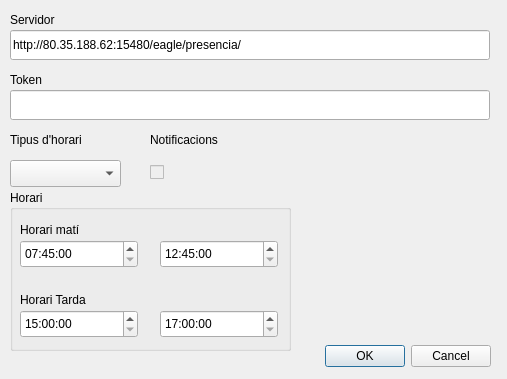
<?xml version="1.0" encoding="UTF-8"?>
<ui version="4.0">
 <class>Dialog</class>
 <widget class="QDialog" name="Dialog">
  <property name="geometry">
   <rect>
    <x>0</x>
    <y>0</y>
    <width>507</width>
    <height>379</height>
   </rect>
  </property>
  <property name="windowTitle">
   <string>Paràmetres d'usuari</string>
  </property>
  <property name="windowIcon">
   <iconset>
    <normaloff>../img/microblau_dialer.ico</normaloff>../img/microblau_dialer.ico</iconset>
  </property>
  <widget class="QDialogButtonBox" name="buttonBox">
   <property name="geometry">
    <rect>
     <x>320</x>
     <y>340</y>
     <width>171</width>
     <height>32</height>
    </rect>
   </property>
   <property name="orientation">
    <enum>Qt::Horizontal</enum>
   </property>
   <property name="standardButtons">
    <set>QDialogButtonBox::Cancel|QDialogButtonBox::Ok</set>
   </property>
  </widget>
  <widget class="QLabel" name="srvLabel">
   <property name="geometry">
    <rect>
     <x>10</x>
     <y>10</y>
     <width>80</width>
     <height>20</height>
    </rect>
   </property>
   <property name="text">
    <string>Servidor</string>
   </property>
  </widget>
  <widget class="QLabel" name="userLabel">
   <property name="geometry">
    <rect>
     <x>10</x>
     <y>70</y>
     <width>80</width>
     <height>20</height>
    </rect>
   </property>
   <property name="text">
    <string>Token</string>
   </property>
  </widget>
  <widget class="QLabel" name="pwdLabel">
   <property name="geometry">
    <rect>
     <x>10</x>
     <y>130</y>
     <width>91</width>
     <height>19</height>
    </rect>
   </property>
   <property name="text">
    <string>Tipus d'horari</string>
   </property>
  </widget>
  <widget class="QLabel" name="extLabel">
   <property name="geometry">
    <rect>
     <x>150</x>
     <y>130</y>
     <width>91</width>
     <height>19</height>
    </rect>
   </property>
   <property name="text">
    <string>Notificacions</string>
   </property>
  </widget>
  <widget class="QLineEdit" name="urlInput">
   <property name="geometry">
    <rect>
     <x>10</x>
     <y>30</y>
     <width>480</width>
     <height>30</height>
    </rect>
   </property>
   <property name="toolTip">
    <string>Adreça completa del servidor de fitxatge</string>
   </property>
   <property name="text">
    <string>http://80.35.188.62:15480/eagle/presencia/</string>
   </property>
   <property name="placeholderText">
    <string>http://URLSERVIDOR</string>
   </property>
  </widget>
  <widget class="QLineEdit" name="tokenInput">
   <property name="geometry">
    <rect>
     <x>10</x>
     <y>90</y>
     <width>480</width>
     <height>30</height>
    </rect>
   </property>
   <property name="inputMethodHints">
    <set>Qt::ImhDigitsOnly</set>
   </property>
   <property name="text">
    <string/>
   </property>
   <property name="frame">
    <bool>true</bool>
   </property>
  </widget>
  <widget class="QComboBox" name="timeType">
   <property name="enabled">
    <bool>true</bool>
   </property>
   <property name="geometry">
    <rect>
     <x>10</x>
     <y>160</y>
     <width>111</width>
     <height>27</height>
    </rect>
   </property>
  </widget>
  <widget class="QGroupBox" name="groupBox">
   <property name="geometry">
    <rect>
     <x>10</x>
     <y>190</y>
     <width>281</width>
     <height>161</height>
    </rect>
   </property>
   <property name="title">
    <string>Horari</string>
   </property>
   <widget class="QTimeEdit" name="inMorningTime">
    <property name="enabled">
     <bool>true</bool>
    </property>
    <property name="geometry">
     <rect>
      <x>10</x>
      <y>50</y>
      <width>118</width>
      <height>28</height>
     </rect>
    </property>
    <property name="maximumTime">
     <time>
      <hour>10</hour>
      <minute>15</minute>
      <second>0</second>
     </time>
    </property>
    <property name="minimumTime">
     <time>
      <hour>7</hour>
      <minute>45</minute>
      <second>0</second>
     </time>
    </property>
   </widget>
   <widget class="QTimeEdit" name="outMorningTime">
    <property name="enabled">
     <bool>true</bool>
    </property>
    <property name="geometry">
     <rect>
      <x>150</x>
      <y>50</y>
      <width>118</width>
      <height>28</height>
     </rect>
    </property>
    <property name="maximumTime">
     <time>
      <hour>14</hour>
      <minute>45</minute>
      <second>0</second>
     </time>
    </property>
    <property name="minimumTime">
     <time>
      <hour>12</hour>
      <minute>45</minute>
      <second>0</second>
     </time>
    </property>
   </widget>
   <widget class="QLabel" name="label">
    <property name="geometry">
     <rect>
      <x>10</x>
      <y>30</y>
      <width>81</width>
      <height>19</height>
     </rect>
    </property>
    <property name="text">
     <string>Horari matí</string>
    </property>
   </widget>
   <widget class="QTimeEdit" name="outAfternoonTime">
    <property name="enabled">
     <bool>true</bool>
    </property>
    <property name="geometry">
     <rect>
      <x>150</x>
      <y>120</y>
      <width>118</width>
      <height>28</height>
     </rect>
    </property>
    <property name="maximumTime">
     <time>
      <hour>20</hour>
      <minute>0</minute>
      <second>0</second>
     </time>
    </property>
    <property name="minimumTime">
     <time>
      <hour>17</hour>
      <minute>0</minute>
      <second>0</second>
     </time>
    </property>
   </widget>
   <widget class="QLabel" name="label_2">
    <property name="geometry">
     <rect>
      <x>10</x>
      <y>100</y>
      <width>91</width>
      <height>19</height>
     </rect>
    </property>
    <property name="text">
     <string>Horari Tarda</string>
    </property>
   </widget>
   <widget class="QTimeEdit" name="inAfternoonTime">
    <property name="enabled">
     <bool>true</bool>
    </property>
    <property name="geometry">
     <rect>
      <x>10</x>
      <y>120</y>
      <width>118</width>
      <height>28</height>
     </rect>
    </property>
    <property name="maximumTime">
     <time>
      <hour>16</hour>
      <minute>0</minute>
      <second>0</second>
     </time>
    </property>
    <property name="minimumTime">
     <time>
      <hour>15</hour>
      <minute>0</minute>
      <second>0</second>
     </time>
    </property>
    <property name="calendarPopup">
     <bool>true</bool>
    </property>
   </widget>
  </widget>
  <widget class="QCheckBox" name="checkBox">
   <property name="enabled">
    <bool>false</bool>
   </property>
   <property name="geometry">
    <rect>
     <x>150</x>
     <y>160</y>
     <width>21</width>
     <height>25</height>
    </rect>
   </property>
   <property name="text">
    <string/>
   </property>
  </widget>
 </widget>
 <resources/>
 <connections>
  <connection>
   <sender>buttonBox</sender>
   <signal>accepted()</signal>
   <receiver>Dialog</receiver>
   <slot>accept()</slot>
   <hints>
    <hint type="sourcelabel">
     <x>248</x>
     <y>254</y>
    </hint>
    <hint type="destinationlabel">
     <x>157</x>
     <y>274</y>
    </hint>
   </hints>
  </connection>
  <connection>
   <sender>buttonBox</sender>
   <signal>rejected()</signal>
   <receiver>Dialog</receiver>
   <slot>reject()</slot>
   <hints>
    <hint type="sourcelabel">
     <x>316</x>
     <y>260</y>
    </hint>
    <hint type="destinationlabel">
     <x>286</x>
     <y>274</y>
    </hint>
   </hints>
  </connection>
 </connections>
</ui>
